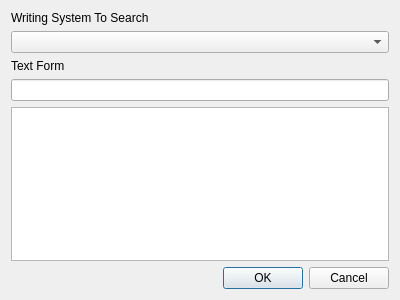
<?xml version="1.0" encoding="UTF-8"?>
<ui version="4.0">
 <class>InterpretationSearchDialog</class>
 <widget class="QDialog" name="InterpretationSearchDialog">
  <property name="geometry">
   <rect>
    <x>0</x>
    <y>0</y>
    <width>400</width>
    <height>300</height>
   </rect>
  </property>
  <property name="windowTitle">
   <string>Dialog</string>
  </property>
  <layout class="QVBoxLayout" name="verticalLayout_2">
   <item>
    <layout class="QVBoxLayout" name="verticalLayout">
     <item>
      <widget class="QLabel" name="label">
       <property name="text">
        <string>Writing System To Search</string>
       </property>
      </widget>
     </item>
     <item>
      <widget class="QComboBox" name="writingSystem"/>
     </item>
     <item>
      <widget class="QLabel" name="label_2">
       <property name="text">
        <string>Text Form</string>
       </property>
      </widget>
     </item>
     <item>
      <widget class="QLineEdit" name="searchString"/>
     </item>
     <item>
      <widget class="QTableView" name="resultList">
       <property name="cornerButtonEnabled">
        <bool>false</bool>
       </property>
       <attribute name="horizontalHeaderVisible">
        <bool>false</bool>
       </attribute>
       <attribute name="horizontalHeaderDefaultSectionSize">
        <number>200</number>
       </attribute>
       <attribute name="verticalHeaderVisible">
        <bool>false</bool>
       </attribute>
      </widget>
     </item>
    </layout>
   </item>
   <item>
    <widget class="QDialogButtonBox" name="buttonBox">
     <property name="orientation">
      <enum>Qt::Horizontal</enum>
     </property>
     <property name="standardButtons">
      <set>QDialogButtonBox::Cancel|QDialogButtonBox::Ok</set>
     </property>
    </widget>
   </item>
  </layout>
 </widget>
 <resources/>
 <connections>
  <connection>
   <sender>buttonBox</sender>
   <signal>accepted()</signal>
   <receiver>InterpretationSearchDialog</receiver>
   <slot>accept()</slot>
   <hints>
    <hint type="sourcelabel">
     <x>248</x>
     <y>254</y>
    </hint>
    <hint type="destinationlabel">
     <x>157</x>
     <y>274</y>
    </hint>
   </hints>
  </connection>
  <connection>
   <sender>buttonBox</sender>
   <signal>rejected()</signal>
   <receiver>InterpretationSearchDialog</receiver>
   <slot>reject()</slot>
   <hints>
    <hint type="sourcelabel">
     <x>316</x>
     <y>260</y>
    </hint>
    <hint type="destinationlabel">
     <x>286</x>
     <y>274</y>
    </hint>
   </hints>
  </connection>
 </connections>
</ui>
